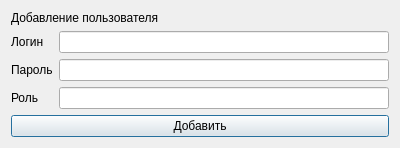
<?xml version="1.0" encoding="UTF-8"?>
<ui version="4.0">
 <class>adduser</class>
 <widget class="QDialog" name="adduser">
  <property name="geometry">
   <rect>
    <x>0</x>
    <y>0</y>
    <width>400</width>
    <height>148</height>
   </rect>
  </property>
  <property name="windowTitle">
   <string>Dialog</string>
  </property>
  <layout class="QGridLayout" name="gridLayout">
   <item row="0" column="0" colspan="2">
    <widget class="QLabel" name="label_3">
     <property name="text">
      <string>Добавление пользователя</string>
     </property>
    </widget>
   </item>
   <item row="1" column="0">
    <widget class="QLabel" name="label">
     <property name="text">
      <string>Логин</string>
     </property>
    </widget>
   </item>
   <item row="1" column="1">
    <widget class="QLineEdit" name="lineEdit"/>
   </item>
   <item row="2" column="0">
    <widget class="QLabel" name="label_2">
     <property name="text">
      <string>Пароль</string>
     </property>
    </widget>
   </item>
   <item row="2" column="1">
    <widget class="QLineEdit" name="lineEdit_2"/>
   </item>
   <item row="3" column="0">
    <widget class="QLabel" name="label_4">
     <property name="text">
      <string>Роль</string>
     </property>
    </widget>
   </item>
   <item row="3" column="1">
    <widget class="QLineEdit" name="lineEdit_3"/>
   </item>
   <item row="4" column="0" colspan="2">
    <widget class="QPushButton" name="pushButton">
     <property name="text">
      <string>Добавить</string>
     </property>
    </widget>
   </item>
  </layout>
 </widget>
 <resources/>
 <connections/>
</ui>
